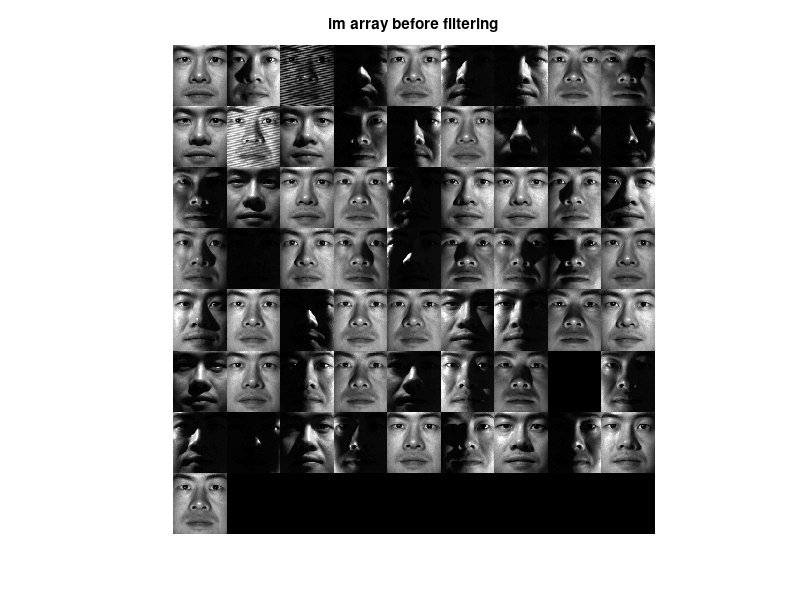

Here is the MATLAB script that generated this plot: (Note: this script raises an error after producing the figure.)
close all
clear all
clc

% 1 = white guy ,2 = asian dude,5= ,7 = white guy
load('facedata_yaleB02.mat')

[rows,cols,N] = size(im_array);

% show faces before
figure
montage(reshape(im_array,rows,cols,1,N))
title('im array before filtering')
A = light_dirs;

albedo = zeros(rows,cols);
normal = zeros(rows,cols,3);
p = zeros(rows,cols);
q = zeros(rows,cols);

for i = 1:rows   
    for j = 1:cols
     
    I = reshape(im_array(i,j,:),[N,1]);     % 1x1x64 -> 64x1. Pixel values from each image
    G = A\(double(I)/255);                  % Intensity b (uint8) scaled to [0-1]
    
    %compute albedo and normals
    albedo(i,j) = norm(G);
    nhat = G/albedo(i,j);
    normal(i,j,1) = nhat(1);    %x
    normal(i,j,2) = nhat(2);    %y
    normal(i,j,3) = nhat(3);    %z
    
    %compute p and q
    p(i,j) = normal(i,j,1)/normal(i,j,3);
    q(i,j) = normal(i,j,2)/normal(i,j,3);
       
    end
end

%% Across
% set first row of p from q
p2 = p;

% set first row to integral of q 
p2(:,1) = cumsum(q(:,1),2);

%calculate integral
height_map2 = cumsum(p2,2);

% set 1st pixel to 0
offset = height_map2(1,1);

%offset array
height_map2 = height_map2 - offset;

% show the 3D face
display_face_model(albedo, height_map2)
title('Integrate p across')

%% Down
% set first row of p from q
q2 = q;

% set first col to integral of p
q2(1,:) = cumsum(p(1,:),1);

%calculate integral
height_map3 = cumsum(q2,1);

% set 1st pixel to 0
offset = height_map3(1,1);

%offset array
height_map3 = height_map3 - offset;

% show the 3D face
display_face_model(albedo, height_map3)
title('Integrate q down')

%% Average
%calculate integral
height_map = (cumsum(p,2) + cumsum(q,1))/2 ;

% set 1st pixel to 0
offset = height_map(1,1);

%offset array
height_map = height_map - offset;

% show the 3D face
display_face_model(albedo, height_map)
title('3D reconstution of a face')

%% Part 2 Outlier detection
I_est = zeros(rows,cols,N);
residuals = zeros(rows,cols,N);
outlier = ones(rows,cols,N);
im_array2 = zeros(rows,cols,3,N);
im_array3 = im_array;
p_filt = zeros(rows,cols);
q_filt = zeros(rows,cols);
bad_values = 0;

for i = 1:rows
    for j = 1:cols
        for k = 1:N
            %estimated light intensity
            I_est(i,j,k) = albedo(i,j)*reshape(normal(i,j,:),3,1)'*light_dirs(k,:)';
        end
        %calc residuals
        residuals(i,j,:) = double(reshape(im_array(i,j,:),[N,1])) - reshape(I_est(i,j,:),[N,1]);
        %calc std deviation and mean for thresholds
        upper = mean(residuals(i,j,:)) + 2*std(residuals(i,j,:));
        lower = mean(residuals(i,j,:)) - 2*std(residuals(i,j,:));
        
        %find residuals
        for k = 1:N
            if residuals(i,j,k) > upper || residuals(i,j,k) < lower
                %New array holding outliers
                outlier(i,j,k) = 0;
                %Set outliers in original data to be white 255
                im_array(i,j,k) = 255;
                % images in RGB with outliers highlighted in red
                im_array2(i,j,:,k) = cat(3,255,0,0);
                %remove crappy values from the copied original data
                im_array3(i,j,k) = NaN;
                % set removed values as the mean of the rediduals
                %im_array3(i,j,k) = mean(residuals(i,j,:));
                %increment number of bad values
                bad_values = bad_values + 1;
            else
                im_array2(i,j,:,k) = reshape(cat(3,im_array(i,j,k),im_array(i,j,k),im_array(i,j,k)),[3,1]);                
            end               
        end
        
        %calc new normals without residuals
        I = reshape(im_array3(i,j,:),[N,1]);     % 1x1x64 -> 64x1. Pixel values from each image
        G = A\(double(I)/255);                  % Intensity b (uint8) scaled to [0-1]
        
        %compute albedo and normals
        albedo(i,j) = norm(G);
        nhat = G/albedo(i,j);
        normal(i,j,1) = nhat(1);    %x
        normal(i,j,2) = nhat(2);    %y
        normal(i,j,3) = nhat(3);    %z
        
        %compute p and q
        p_filt(i,j) = normal(i,j,1)/normal(i,j,3);
        q_filt(i,j) = normal(i,j,2)/normal(i,j,3);
        
    end
end
   
disp(['Number of outliers detected = ' num2str(bad_values)]);
%% Integrate filtered data w outlier removal
%check if (dp/dy - dq/dx)^2 is small

%calculate integral
height_map2 = (cumsum(p_filt,2) + cumsum(q_filt,1))/2 ;

% set 1st pixel to 0
offset = height_map2(1,1);

%offset array
height_map2 = height_map2 - offset;

% show the 3D face
display_face_model(albedo, height_map2)
title('3D reconstution of a face with outliers removed')

%% show faces after
figure
montage(reshape(im_array,rows,cols,1,N))
title('im array outliers in white')

%%
figure
montage(reshape(outlier,rows,cols,1,N))
title('show outliers in BW')
